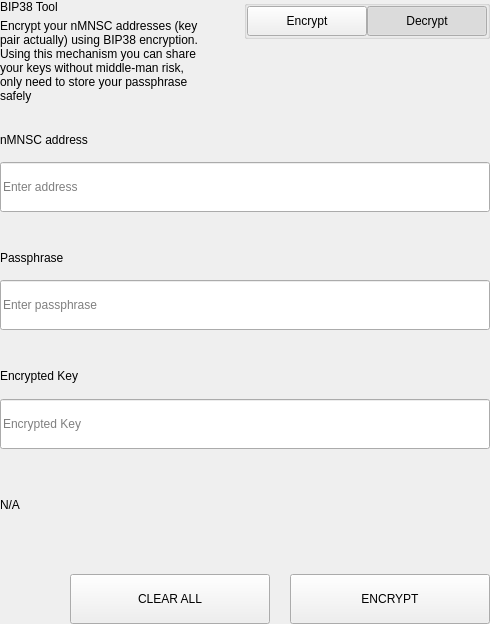
<?xml version="1.0" encoding="UTF-8"?>
<ui version="4.0">
 <class>SettingsBitToolWidget</class>
 <widget class="QWidget" name="SettingsBitToolWidget">
  <property name="geometry">
   <rect>
    <x>0</x>
    <y>0</y>
    <width>490</width>
    <height>624</height>
   </rect>
  </property>
  <property name="windowTitle">
   <string>Form</string>
  </property>
  <layout class="QVBoxLayout" name="verticalLayout">
   <property name="spacing">
    <number>0</number>
   </property>
   <property name="leftMargin">
    <number>0</number>
   </property>
   <property name="topMargin">
    <number>0</number>
   </property>
   <property name="rightMargin">
    <number>0</number>
   </property>
   <property name="bottomMargin">
    <number>0</number>
   </property>
   <item>
    <widget class="QWidget" name="left" native="true">
     <layout class="QVBoxLayout" name="verticalLayout_3">
      <property name="leftMargin">
       <number>0</number>
      </property>
      <property name="topMargin">
       <number>0</number>
      </property>
      <property name="rightMargin">
       <number>0</number>
      </property>
      <property name="bottomMargin">
       <number>0</number>
      </property>
      <item>
       <layout class="QVBoxLayout" name="verticalLayout_2">
        <property name="spacing">
         <number>0</number>
        </property>
        <item>
         <layout class="QHBoxLayout" name="horizontalLayout_3" stretch="3,1">
          <property name="spacing">
           <number>40</number>
          </property>
          <item>
           <layout class="QVBoxLayout" name="verticalLayoutTitle">
            <property name="spacing">
             <number>5</number>
            </property>
            <item>
             <widget class="QLabel" name="labelTitle">
              <property name="text">
               <string>BIP38 Tool</string>
              </property>
             </widget>
            </item>
            <item>
             <widget class="QLabel" name="labelSubtitle1">
              <property name="text">
               <string>Encrypt your nMNSC addresses (key pair actually) using BIP38 encryption.
Using this mechanism you can share your keys without middle-man risk, only need to store your passphrase safely</string>
              </property>
              <property name="wordWrap">
               <bool>true</bool>
              </property>
             </widget>
            </item>
           </layout>
          </item>
          <item alignment="Qt::AlignTop">
           <widget class="QGroupBox" name="groupBox">
            <property name="title">
             <string/>
            </property>
            <property name="alignment">
             <set>Qt::AlignLeading|Qt::AlignLeft|Qt::AlignTop</set>
            </property>
            <layout class="QHBoxLayout" name="horizontalLayout_4">
             <property name="spacing">
              <number>0</number>
             </property>
             <property name="leftMargin">
              <number>0</number>
             </property>
             <property name="topMargin">
              <number>0</number>
             </property>
             <property name="rightMargin">
              <number>0</number>
             </property>
             <property name="bottomMargin">
              <number>0</number>
             </property>
             <item>
              <spacer name="horizontalSpacer">
               <property name="orientation">
                <enum>Qt::Horizontal</enum>
               </property>
               <property name="sizeHint" stdset="0">
                <size>
                 <width>40</width>
                 <height>20</height>
                </size>
               </property>
              </spacer>
             </item>
             <item>
              <widget class="QPushButton" name="pushLeft">
               <property name="minimumSize">
                <size>
                 <width>120</width>
                 <height>30</height>
                </size>
               </property>
               <property name="maximumSize">
                <size>
                 <width>120</width>
                 <height>30</height>
                </size>
               </property>
               <property name="focusPolicy">
                <enum>Qt::NoFocus</enum>
               </property>
               <property name="text">
                <string>Encrypt</string>
               </property>
               <property name="checkable">
                <bool>true</bool>
               </property>
               <property name="autoExclusive">
                <bool>true</bool>
               </property>
              </widget>
             </item>
             <item>
              <widget class="QPushButton" name="pushRight">
               <property name="minimumSize">
                <size>
                 <width>120</width>
                 <height>30</height>
                </size>
               </property>
               <property name="maximumSize">
                <size>
                 <width>120</width>
                 <height>30</height>
                </size>
               </property>
               <property name="focusPolicy">
                <enum>Qt::NoFocus</enum>
               </property>
               <property name="text">
                <string>Decrypt</string>
               </property>
               <property name="checkable">
                <bool>true</bool>
               </property>
               <property name="checked">
                <bool>true</bool>
               </property>
               <property name="autoExclusive">
                <bool>true</bool>
               </property>
              </widget>
             </item>
            </layout>
           </widget>
          </item>
         </layout>
        </item>
        <item>
         <widget class="QStackedWidget" name="stackedWidget">
          <property name="currentIndex">
           <number>1</number>
          </property>
          <widget class="QWidget" name="pageDecrypt">
           <layout class="QVBoxLayout" name="verticalLayout_5">
            <property name="spacing">
             <number>0</number>
            </property>
            <property name="leftMargin">
             <number>0</number>
            </property>
            <property name="topMargin">
             <number>0</number>
            </property>
            <property name="rightMargin">
             <number>0</number>
            </property>
            <property name="bottomMargin">
             <number>0</number>
            </property>
            <item>
             <widget class="QWidget" name="widget" native="true">
              <property name="minimumSize">
               <size>
                <width>0</width>
                <height>100</height>
               </size>
              </property>
              <layout class="QVBoxLayout" name="verticalLayout_4">
               <property name="spacing">
                <number>0</number>
               </property>
               <property name="leftMargin">
                <number>0</number>
               </property>
               <property name="topMargin">
                <number>0</number>
               </property>
               <property name="rightMargin">
                <number>0</number>
               </property>
               <property name="bottomMargin">
                <number>0</number>
               </property>
               <item>
                <spacer name="verticalSpacer_2">
                 <property name="orientation">
                  <enum>Qt::Vertical</enum>
                 </property>
                 <property name="sizeType">
                  <enum>QSizePolicy::Fixed</enum>
                 </property>
                 <property name="sizeHint" stdset="0">
                  <size>
                   <width>20</width>
                   <height>20</height>
                  </size>
                 </property>
                </spacer>
               </item>
               <item>
                <layout class="QHBoxLayout" name="horizontalLayout_6" stretch="2">
                 <property name="spacing">
                  <number>0</number>
                 </property>
                 <item>
                  <layout class="QVBoxLayout" name="verticalLayout_7">
                   <property name="spacing">
                    <number>9</number>
                   </property>
                   <item>
                    <widget class="QLabel" name="labelSubtitleKey">
                     <property name="minimumSize">
                      <size>
                       <width>0</width>
                       <height>20</height>
                      </size>
                     </property>
                     <property name="maximumSize">
                      <size>
                       <width>16777215</width>
                       <height>20</height>
                      </size>
                     </property>
                     <property name="text">
                      <string>Encrypted key</string>
                     </property>
                    </widget>
                   </item>
                   <item>
                    <widget class="QLineEdit" name="lineEditKey">
                     <property name="minimumSize">
                      <size>
                       <width>0</width>
                       <height>50</height>
                      </size>
                     </property>
                     <property name="maximumSize">
                      <size>
                       <width>16777215</width>
                       <height>50</height>
                      </size>
                     </property>
                     <property name="placeholderText">
                      <string>Enter a encrypted key</string>
                     </property>
                    </widget>
                   </item>
                  </layout>
                 </item>
                </layout>
               </item>
               <item>
                <spacer name="verticalSpacer_3">
                 <property name="orientation">
                  <enum>Qt::Vertical</enum>
                 </property>
                 <property name="sizeType">
                  <enum>QSizePolicy::Fixed</enum>
                 </property>
                 <property name="sizeHint" stdset="0">
                  <size>
                   <width>20</width>
                   <height>20</height>
                  </size>
                 </property>
                </spacer>
               </item>
               <item>
                <layout class="QVBoxLayout" name="verticalLayout_9">
                 <property name="spacing">
                  <number>9</number>
                 </property>
                 <item>
                  <widget class="QLabel" name="labelSubtitlePassphrase">
                   <property name="maximumSize">
                    <size>
                     <width>16777215</width>
                     <height>20</height>
                    </size>
                   </property>
                   <property name="text">
                    <string>Passphrase</string>
                   </property>
                  </widget>
                 </item>
                 <item>
                  <widget class="QLineEdit" name="lineEditPassphrase">
                   <property name="minimumSize">
                    <size>
                     <width>0</width>
                     <height>50</height>
                    </size>
                   </property>
                   <property name="maximumSize">
                    <size>
                     <width>16777215</width>
                     <height>50</height>
                    </size>
                   </property>
                   <property name="placeholderText">
                    <string>Enter a passphrase</string>
                   </property>
                  </widget>
                 </item>
                </layout>
               </item>
               <item>
                <spacer name="verticalSpacer_4">
                 <property name="orientation">
                  <enum>Qt::Vertical</enum>
                 </property>
                 <property name="sizeType">
                  <enum>QSizePolicy::Fixed</enum>
                 </property>
                 <property name="sizeHint" stdset="0">
                  <size>
                   <width>20</width>
                   <height>20</height>
                  </size>
                 </property>
                </spacer>
               </item>
               <item>
                <widget class="QWidget" name="widget_3" native="true">
                 <property name="sizePolicy">
                  <sizepolicy hsizetype="Preferred" vsizetype="Fixed">
                   <horstretch>0</horstretch>
                   <verstretch>0</verstretch>
                  </sizepolicy>
                 </property>
                 <layout class="QVBoxLayout" name="verticalLayout_10">
                  <property name="spacing">
                   <number>9</number>
                  </property>
                  <property name="leftMargin">
                   <number>0</number>
                  </property>
                  <property name="topMargin">
                   <number>0</number>
                  </property>
                  <property name="rightMargin">
                   <number>0</number>
                  </property>
                  <property name="bottomMargin">
                   <number>0</number>
                  </property>
                  <item>
                   <widget class="QLabel" name="labelSubtitleDecryptResult">
                    <property name="minimumSize">
                     <size>
                      <width>0</width>
                      <height>20</height>
                     </size>
                    </property>
                    <property name="maximumSize">
                     <size>
                      <width>16777215</width>
                      <height>20</height>
                     </size>
                    </property>
                    <property name="text">
                     <string>Decrypted address result</string>
                    </property>
                   </widget>
                  </item>
                  <item>
                   <widget class="QWidget" name="widget_4" native="true">
                    <layout class="QHBoxLayout" name="horizontalLayout" stretch="6,0,1">
                     <property name="spacing">
                      <number>0</number>
                     </property>
                     <property name="leftMargin">
                      <number>0</number>
                     </property>
                     <property name="topMargin">
                      <number>0</number>
                     </property>
                     <property name="rightMargin">
                      <number>0</number>
                     </property>
                     <property name="bottomMargin">
                      <number>0</number>
                     </property>
                     <item alignment="Qt::AlignVCenter">
                      <widget class="QLineEdit" name="lineEditDecryptResult">
                       <property name="minimumSize">
                        <size>
                         <width>0</width>
                         <height>50</height>
                        </size>
                       </property>
                       <property name="maximumSize">
                        <size>
                         <width>16777215</width>
                         <height>50</height>
                        </size>
                       </property>
                       <property name="placeholderText">
                        <string>Decrypted Address</string>
                       </property>
                      </widget>
                     </item>
                     <item>
                      <spacer name="horizontalSpacer_4">
                       <property name="orientation">
                        <enum>Qt::Horizontal</enum>
                       </property>
                       <property name="sizeType">
                        <enum>QSizePolicy::Fixed</enum>
                       </property>
                       <property name="sizeHint" stdset="0">
                        <size>
                         <width>20</width>
                         <height>50</height>
                        </size>
                       </property>
                      </spacer>
                     </item>
                     <item>
                      <widget class="QPushButton" name="pushButtonImport">
                       <property name="minimumSize">
                        <size>
                         <width>140</width>
                         <height>40</height>
                        </size>
                       </property>
                       <property name="text">
                        <string>Import Address</string>
                       </property>
                      </widget>
                     </item>
                    </layout>
                   </widget>
                  </item>
                 </layout>
                </widget>
               </item>
               <item>
                <widget class="QLabel" name="statusLabel_DEC">
                 <property name="maximumSize">
                  <size>
                   <width>16777215</width>
                   <height>40</height>
                  </size>
                 </property>
                 <property name="text">
                  <string/>
                 </property>
                </widget>
               </item>
               <item>
                <spacer name="verticalSpacer">
                 <property name="orientation">
                  <enum>Qt::Vertical</enum>
                 </property>
                 <property name="sizeType">
                  <enum>QSizePolicy::Preferred</enum>
                 </property>
                 <property name="sizeHint" stdset="0">
                  <size>
                   <width>20</width>
                   <height>20</height>
                  </size>
                 </property>
                </spacer>
               </item>
               <item>
                <layout class="QHBoxLayout" name="horizontalLayout_7">
                 <property name="spacing">
                  <number>0</number>
                 </property>
                 <item>
                  <spacer name="horizontalSpacer_5">
                   <property name="orientation">
                    <enum>Qt::Horizontal</enum>
                   </property>
                   <property name="sizeType">
                    <enum>QSizePolicy::Expanding</enum>
                   </property>
                   <property name="sizeHint" stdset="0">
                    <size>
                     <width>40</width>
                     <height>20</height>
                    </size>
                   </property>
                  </spacer>
                 </item>
                 <item>
                  <widget class="QPushButton" name="pushButtonDecryptClear">
                   <property name="minimumSize">
                    <size>
                     <width>200</width>
                     <height>50</height>
                    </size>
                   </property>
                   <property name="maximumSize">
                    <size>
                     <width>200</width>
                     <height>50</height>
                    </size>
                   </property>
                   <property name="text">
                    <string>CLEAR</string>
                   </property>
                  </widget>
                 </item>
                 <item>
                  <spacer name="horizontalSpacer_3">
                   <property name="orientation">
                    <enum>Qt::Horizontal</enum>
                   </property>
                   <property name="sizeType">
                    <enum>QSizePolicy::Fixed</enum>
                   </property>
                   <property name="sizeHint" stdset="0">
                    <size>
                     <width>20</width>
                     <height>20</height>
                    </size>
                   </property>
                  </spacer>
                 </item>
                 <item>
                  <widget class="QPushButton" name="pushButtonDecrypt">
                   <property name="minimumSize">
                    <size>
                     <width>200</width>
                     <height>50</height>
                    </size>
                   </property>
                   <property name="maximumSize">
                    <size>
                     <width>200</width>
                     <height>50</height>
                    </size>
                   </property>
                   <property name="text">
                    <string>DECRYPT KEY</string>
                   </property>
                  </widget>
                 </item>
                </layout>
               </item>
              </layout>
             </widget>
            </item>
           </layout>
          </widget>
          <widget class="QWidget" name="pageEncrypt">
           <layout class="QVBoxLayout" name="verticalLayout_11">
            <property name="spacing">
             <number>0</number>
            </property>
            <property name="leftMargin">
             <number>0</number>
            </property>
            <property name="topMargin">
             <number>0</number>
            </property>
            <property name="rightMargin">
             <number>0</number>
            </property>
            <property name="bottomMargin">
             <number>0</number>
            </property>
            <item>
             <spacer name="verticalSpacer_8">
              <property name="orientation">
               <enum>Qt::Vertical</enum>
              </property>
              <property name="sizeType">
               <enum>QSizePolicy::Fixed</enum>
              </property>
              <property name="sizeHint" stdset="0">
               <size>
                <width>20</width>
                <height>20</height>
               </size>
              </property>
             </spacer>
            </item>
            <item>
             <widget class="QWidget" name="containerAddressEnc" native="true">
              <layout class="QVBoxLayout" name="containerAddressEncLayout">
               <property name="spacing">
                <number>5</number>
               </property>
               <property name="leftMargin">
                <number>0</number>
               </property>
               <property name="topMargin">
                <number>0</number>
               </property>
               <property name="rightMargin">
                <number>0</number>
               </property>
               <property name="bottomMargin">
                <number>0</number>
               </property>
               <item>
                <widget class="QLabel" name="labelSubtitleAddress">
                 <property name="minimumSize">
                  <size>
                   <width>0</width>
                   <height>20</height>
                  </size>
                 </property>
                 <property name="maximumSize">
                  <size>
                   <width>16777215</width>
                   <height>20</height>
                  </size>
                 </property>
                 <property name="text">
                  <string>nMNSC address</string>
                 </property>
                </widget>
               </item>
               <item>
                <widget class="QLineEdit" name="addressIn_ENC">
                 <property name="minimumSize">
                  <size>
                   <width>0</width>
                   <height>50</height>
                  </size>
                 </property>
                 <property name="placeholderText">
                  <string>Enter address</string>
                 </property>
                </widget>
               </item>
              </layout>
             </widget>
            </item>
            <item>
             <spacer name="verticalSpacer_6">
              <property name="orientation">
               <enum>Qt::Vertical</enum>
              </property>
              <property name="sizeType">
               <enum>QSizePolicy::Fixed</enum>
              </property>
              <property name="sizeHint" stdset="0">
               <size>
                <width>20</width>
                <height>20</height>
               </size>
              </property>
             </spacer>
            </item>
            <item>
             <widget class="QWidget" name="containerAddress" native="true">
              <layout class="QHBoxLayout" name="horizontalLayout_9" stretch="2">
               <property name="spacing">
                <number>0</number>
               </property>
               <property name="leftMargin">
                <number>0</number>
               </property>
               <property name="topMargin">
                <number>0</number>
               </property>
               <property name="rightMargin">
                <number>0</number>
               </property>
               <property name="bottomMargin">
                <number>0</number>
               </property>
               <item>
                <layout class="QVBoxLayout" name="verticalLayout_8">
                 <property name="spacing">
                  <number>5</number>
                 </property>
                 <item>
                  <widget class="QLabel" name="labelSubtitleMessage">
                   <property name="minimumSize">
                    <size>
                     <width>0</width>
                     <height>20</height>
                    </size>
                   </property>
                   <property name="maximumSize">
                    <size>
                     <width>16777215</width>
                     <height>20</height>
                    </size>
                   </property>
                   <property name="text">
                    <string>Passphrase</string>
                   </property>
                  </widget>
                 </item>
                 <item>
                  <widget class="QLineEdit" name="passphraseIn_ENC">
                   <property name="minimumSize">
                    <size>
                     <width>0</width>
                     <height>50</height>
                    </size>
                   </property>
                   <property name="maximumSize">
                    <size>
                     <width>16777215</width>
                     <height>50</height>
                    </size>
                   </property>
                   <property name="placeholderText">
                    <string>Enter passphrase</string>
                   </property>
                  </widget>
                 </item>
                </layout>
               </item>
              </layout>
             </widget>
            </item>
            <item>
             <spacer name="verticalSpacer_7">
              <property name="orientation">
               <enum>Qt::Vertical</enum>
              </property>
              <property name="sizeType">
               <enum>QSizePolicy::Fixed</enum>
              </property>
              <property name="sizeHint" stdset="0">
               <size>
                <width>20</width>
                <height>20</height>
               </size>
              </property>
             </spacer>
            </item>
            <item>
             <widget class="QWidget" name="widget_2" native="true">
              <property name="minimumSize">
               <size>
                <width>0</width>
                <height>75</height>
               </size>
              </property>
              <property name="maximumSize">
               <size>
                <width>16777215</width>
                <height>16777215</height>
               </size>
              </property>
              <layout class="QVBoxLayout" name="verticalLayout_6">
               <property name="leftMargin">
                <number>0</number>
               </property>
               <property name="topMargin">
                <number>0</number>
               </property>
               <property name="rightMargin">
                <number>0</number>
               </property>
               <property name="bottomMargin">
                <number>0</number>
               </property>
               <item>
                <widget class="QLabel" name="labelSubtitleEncryptedKey">
                 <property name="minimumSize">
                  <size>
                   <width>0</width>
                   <height>20</height>
                  </size>
                 </property>
                 <property name="maximumSize">
                  <size>
                   <width>16777215</width>
                   <height>20</height>
                  </size>
                 </property>
                 <property name="text">
                  <string>Encrypted Key</string>
                 </property>
                </widget>
               </item>
               <item>
                <widget class="QLineEdit" name="encryptedKeyOut_ENC">
                 <property name="minimumSize">
                  <size>
                   <width>0</width>
                   <height>50</height>
                  </size>
                 </property>
                 <property name="placeholderText">
                  <string>Encrypted Key</string>
                 </property>
                </widget>
               </item>
              </layout>
             </widget>
            </item>
            <item>
             <widget class="QLabel" name="statusLabel_ENC">
              <property name="text">
               <string notr="true">N/A</string>
              </property>
             </widget>
            </item>
            <item>
             <spacer name="verticalSpacer_5">
              <property name="orientation">
               <enum>Qt::Vertical</enum>
              </property>
              <property name="sizeType">
               <enum>QSizePolicy::Fixed</enum>
              </property>
              <property name="sizeHint" stdset="0">
               <size>
                <width>20</width>
                <height>20</height>
               </size>
              </property>
             </spacer>
            </item>
            <item>
             <layout class="QHBoxLayout" name="horizontalLayout_8">
              <property name="spacing">
               <number>0</number>
              </property>
              <item>
               <spacer name="horizontalSpacer_6">
                <property name="orientation">
                 <enum>Qt::Horizontal</enum>
                </property>
                <property name="sizeType">
                 <enum>QSizePolicy::Expanding</enum>
                </property>
                <property name="sizeHint" stdset="0">
                 <size>
                  <width>40</width>
                  <height>20</height>
                 </size>
                </property>
               </spacer>
              </item>
              <item>
               <widget class="QPushButton" name="pushButtonClear">
                <property name="minimumSize">
                 <size>
                  <width>200</width>
                  <height>50</height>
                 </size>
                </property>
                <property name="focusPolicy">
                 <enum>Qt::NoFocus</enum>
                </property>
                <property name="text">
                 <string>CLEAR ALL</string>
                </property>
               </widget>
              </item>
              <item>
               <spacer name="horizontalSpacer_2">
                <property name="orientation">
                 <enum>Qt::Horizontal</enum>
                </property>
                <property name="sizeType">
                 <enum>QSizePolicy::Fixed</enum>
                </property>
                <property name="sizeHint" stdset="0">
                 <size>
                  <width>20</width>
                  <height>20</height>
                 </size>
                </property>
               </spacer>
              </item>
              <item>
               <widget class="QPushButton" name="pushButtonEncrypt">
                <property name="minimumSize">
                 <size>
                  <width>200</width>
                  <height>50</height>
                 </size>
                </property>
                <property name="maximumSize">
                 <size>
                  <width>200</width>
                  <height>50</height>
                 </size>
                </property>
                <property name="focusPolicy">
                 <enum>Qt::NoFocus</enum>
                </property>
                <property name="text">
                 <string>ENCRYPT</string>
                </property>
               </widget>
              </item>
             </layout>
            </item>
           </layout>
          </widget>
         </widget>
        </item>
       </layout>
      </item>
     </layout>
    </widget>
   </item>
  </layout>
 </widget>
 <resources/>
 <connections/>
</ui>
